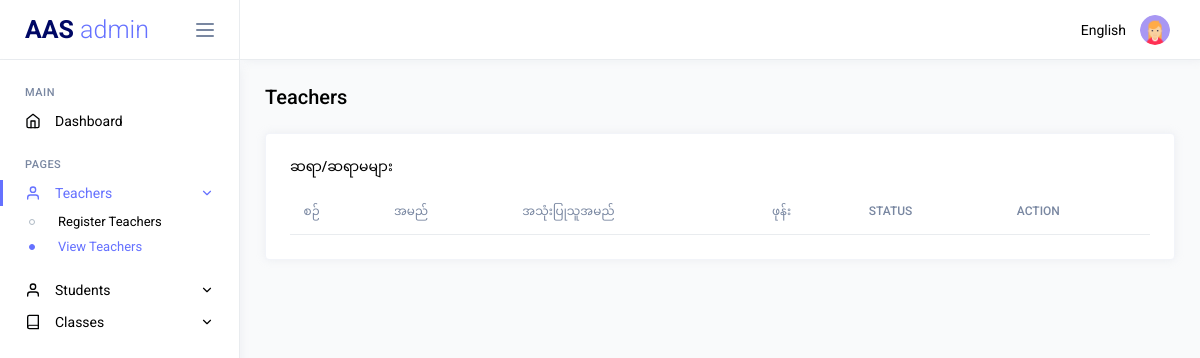
/admin/view-teachers.php (signed in), run on an earlier commit of the app's database.
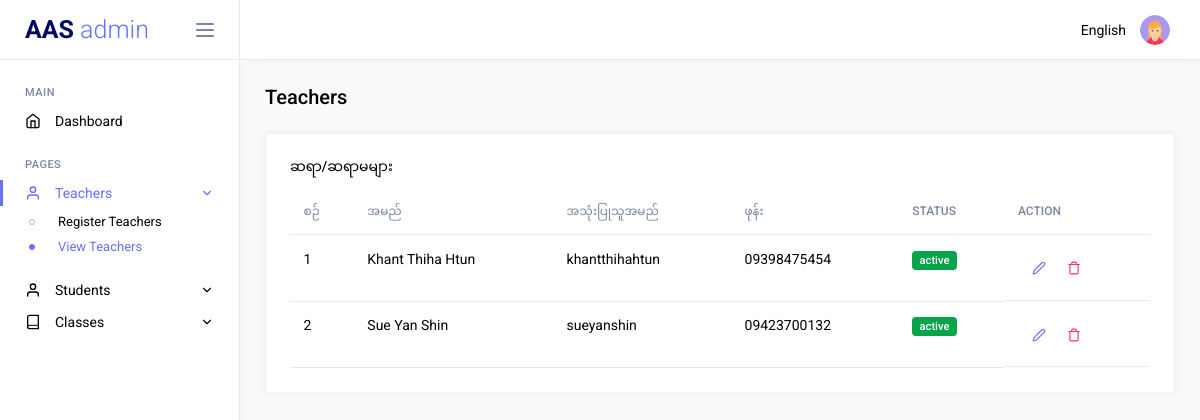
And on a later commit of the database.
### tables this page shows
CREATE TABLE `teachers` (
  `id` int(11) NOT NULL,
  `name` varchar(255) NOT NULL,
  `username` varchar(255) NOT NULL,
  `password` varchar(255) NOT NULL DEFAULT '123456',
  `phone` varchar(15) DEFAULT NULL,
  `status` enum('active','inactive','','') NOT NULL DEFAULT 'active',
  `created_at` datetime NOT NULL DEFAULT current_timestamp(),
  `updated_at` datetime NOT NULL DEFAULT current_timestamp()
);

### app/controllers/TeacherController.php (called while the page is built, shortened)
<?php
class TeacherController
{
    private $teacherModel;
    public function __construct()
    {
        $database = new MySQL();
        $db = $database->connect();
        $this->teacherModel = new TeacherModel($db);
    }
    public function getAllTeachers()
    {
        return $this->teacherModel->getAllTeachers();
    }
}

### app/models/TeacherModel.php (called while the page is built, shortened)
<?php
class TeacherModel
{
    private $db;
    private $table = 'teachers';
    public function __construct($db)
    {
        $this->db = $db;
    }
    public function getAllTeachers()
    {
        try {
            $query = "SELECT * FROM {$this->table} ";
            $stmt = $this->db->prepare($query);
            $stmt->execute();
            return $stmt->fetchAll(PDO::FETCH_ASSOC);
        } catch (PDOException $e) {
            return $e->getMessage();
        }
    }
}

### core/helpers/AlertHelper.php (called while the page is built, shortened)
<?php
class AlertHelper
{
    public static function confirmDelete($id, $text, $urlToRedirect)
    {
        return "
            Swal.fire({
                title: 'Are you sure?',
                text: '$text',
                icon: 'warning',
                showCancelButton: true,
                confirmButtonText: 'Yes, delete it!'
            }).then((result) => {
                if (result.isConfirmed) {
                    window.location.href = '$urlToRedirect$id';
                }
            });
        ";
    }
}

### public/admin/view-teachers.php (the view, shortened to what this page needs)
<?php
include('../components/header.php');
$teacherController = new TeacherController();
$teachers = $teacherController->getAllTeachers();
?>
<body>
    <div class="main-wrapper">
        <?php
        include('../components/admin_sidebar.php');
        include('../components/admin_navbar.php');
        ?>
        <div class="page-content">
            <div class="d-flex justify-content-between align-items-center flex-wrap grid-margin">
                <div>
                    <h4 class="mb-3 mb-md-0">Teachers</h4>
                </div>
            </div>
            <div class="row">
                <div class="col-md-12 grid-margin stretch-card">
                    <div class="card">
                        <div class="card-body">
                            <h6 class="card-title">ဆရာ/ဆရာမများ </h6>
                            <div class="table-responsive">
                                <table id="teachersTable" class="table ">
                                    <thead>
                                        <tr>
                                            <th>စဉ်</th>
                                            <th>အမည်</th>
                                            <th>အသုံးပြုသူအမည်</th>
                                            <th>ဖုန်း</th>
                                            <th>Status</th>
                                            <th>Action</th>
                                        </tr>
                                    </thead>
                                    <tbody>
                                        <?php $count = 1; ?>
                                        <?php foreach ($teachers as $teacher) : ?>
                                            <tr>
                                                <td><?= $count ?></td>
                                                <td><?= htmlspecialchars($teacher['name']) ?></td>
                                                <td><?= htmlspecialchars($teacher['username']) ?></td>
                                                <td><?= htmlspecialchars($teacher['phone']) ?></td>
                                                <td><span class="badge <?= $teacher['status'] == 'active' ? 'bg-success' : 'bg-danger' ?> "><?= htmlspecialchars($teacher['status']) ?></span></td>
                                                <td class="d-flex align-items-center">
                                                    <button type="button" class="btn" data-bs-toggle="modal" data-bs-target="#editModal"
                                                        data-id="<?= $teacher['id'] ?>"
                                                        data-name="<?= htmlspecialchars($teacher['name']) ?>"
                                                        data-phone="<?= htmlspecialchars($teacher['phone']) ?>"
                                                        data-password="<?= htmlspecialchars($teacher['password']) ?>"
                                                        data-status="<?= htmlspecialchars($teacher['status']) ?>">
                                                        <a class="" href="javascript:;"><i data-feather="edit-2" class="icon-sm me-2"></i></a>
                                                    </button>
                                                    <a class="" href="javascript:;" onclick="<?= AlertHelper::confirmDelete($teacher['id'], 'Do you want to delete this teacher?', 'view-teachers.php?delete=true&id='); ?>">
                                                        <i data-feather="trash" class="icon-sm me-2 text-danger"></i>
                                                    </a>
                                                </td>
                                            </tr>
                                            <?php $count++; ?>
                                        <?php endforeach ?>
                                    </tbody>
                                </table>
                            </div>
                        </div>
                    </div>
                </div>
            </div>
        </div>
    </div>
</body>

### public/components/header.php (shortened to what this page needs)
<!DOCTYPE html>
<html lang="en">
<head>
    <link rel="stylesheet" href="../assets/vendors/core/core.css">
    <link rel="stylesheet" href="../assets/vendors/flatpickr/flatpickr.min.css">
    <link rel="stylesheet" href="../assets/vendors/sweetalert2/sweetalert2.min.css">
    <link rel="stylesheet" href="../../../assets/vendors/datatables.net-bs5/dataTables.bootstrap5.css">
    <link rel="stylesheet" href="../assets/fonts/feather-font/css/iconfont.css">
    <link rel="stylesheet" href="../assets/vendors/flag-icon-css/css/flag-icon.min.css">
    <link rel="stylesheet" href="../assets/css/demo1/style.min.css">
</head>

### public/components/admin_sidebar.php (shortened to what this page needs)
<?php
$currentPage = basename($_SERVER['PHP_SELF']);
?>
<nav class="sidebar">
    <div class="sidebar-header">
        <a href="#" class="sidebar-brand">
            AAS<span> admin</span>
        </a>
        <div class="sidebar-toggler not-active">
            <span></span>
            <span></span>
            <span></span>
        </div>
    </div>
    <div class="sidebar-body">
        <ul class="nav">
            <li class="nav-item nav-category">Main</li>
            <li class="nav-item">
                <a href="index.php" class="nav-link">
                    <i class="link-icon" data-feather="home"></i>
                    <span class="link-title">Dashboard</span>
                </a>
            </li>
            <li class="nav-item nav-category">Pages</li>
            <li class="nav-item">
                <a class="nav-link" data-bs-toggle="collapse" href="#teachers-pages" role="button" aria-expanded="false" aria-controls="teachers-pages">
                    <i class="link-icon" data-feather="user"></i>
                    <span class="link-title">Teachers</span>
                    <i class="link-arrow" data-feather="chevron-down"></i>
                </a>
                <div class="collapse" id="teachers-pages">
                    <ul class="nav sub-menu">
                        <li class="nav-item">
                            <a href="register-teachers.php"
                                class="nav-link <?php echo ($currentPage == 'register-teachers.php') ? 'active' : ''; ?>">
                                Register Teachers
                            </a>
                        </li>
                        <li class="nav-item">
                            <a href="view-teachers.php"
                                class="nav-link <?php echo ($currentPage == 'view-teachers.php') ? 'active' : ''; ?>">
                                View Teachers
                            </a>
                        </li>
                    </ul>
                </div>
            </li>
            <li class="nav-item">
                <a class="nav-link" data-bs-toggle="collapse" href="#students-pages" role="button" aria-expanded="false" aria-controls="students-pages">
                    <i class="link-icon" data-feather="user"></i>
                    <span class="link-title">Students</span>
                    <i class="link-arrow" data-feather="chevron-down"></i>
                </a>
            </li>
            <li class="nav-item">
                <a class="nav-link" data-bs-toggle="collapse" href="#classes-pages" role="button" aria-expanded="false" aria-controls="classes-pages">
                    <i class="link-icon" data-feather="book"></i>
                    <span class="link-title">Classes</span>
                    <i class="link-arrow" data-feather="chevron-down"></i>
                </a>
            </li>
        </ul>
    </div>
</nav>

### public/components/admin_navbar.php (shortened to what this page needs)
<div class="page-wrapper">
    <nav class="navbar">
        <div class="navbar-content">
            <ul class="navbar-nav">
                <li class="nav-item dropdown">
                    <a class="nav-link dropdown-toggle" href="#" id="languageDropdown" role="button" data-bs-toggle="dropdown" aria-haspopup="true" aria-expanded="false">
                        <i class="flag-icon flag-icon-us mt-1" title="us"></i> <span class="ms-1 me-1 d-none d-md-inline-block">English</span>
                    </a>
                </li>
                <li class="nav-item dropdown">
                    <a class="nav-link dropdown-toggle" href="#" id="profileDropdown" role="button" data-bs-toggle="dropdown" aria-haspopup="true" aria-expanded="false">
                        <img class="wd-30 ht-30 rounded-circle" src="../assets/images/faces/profile.png" alt="profile">
                    </a>
                </li>
            </ul>
        </div>
    </nav>

What changed in the data, as far as the page shows it:
added teachers: name "Khant Thiha Htun", username "khantthihahtun", phone "09398475454", status "active"
added teachers: name "Sue Yan Shin", username "sueyanshin", phone "09423700132", status "active"
